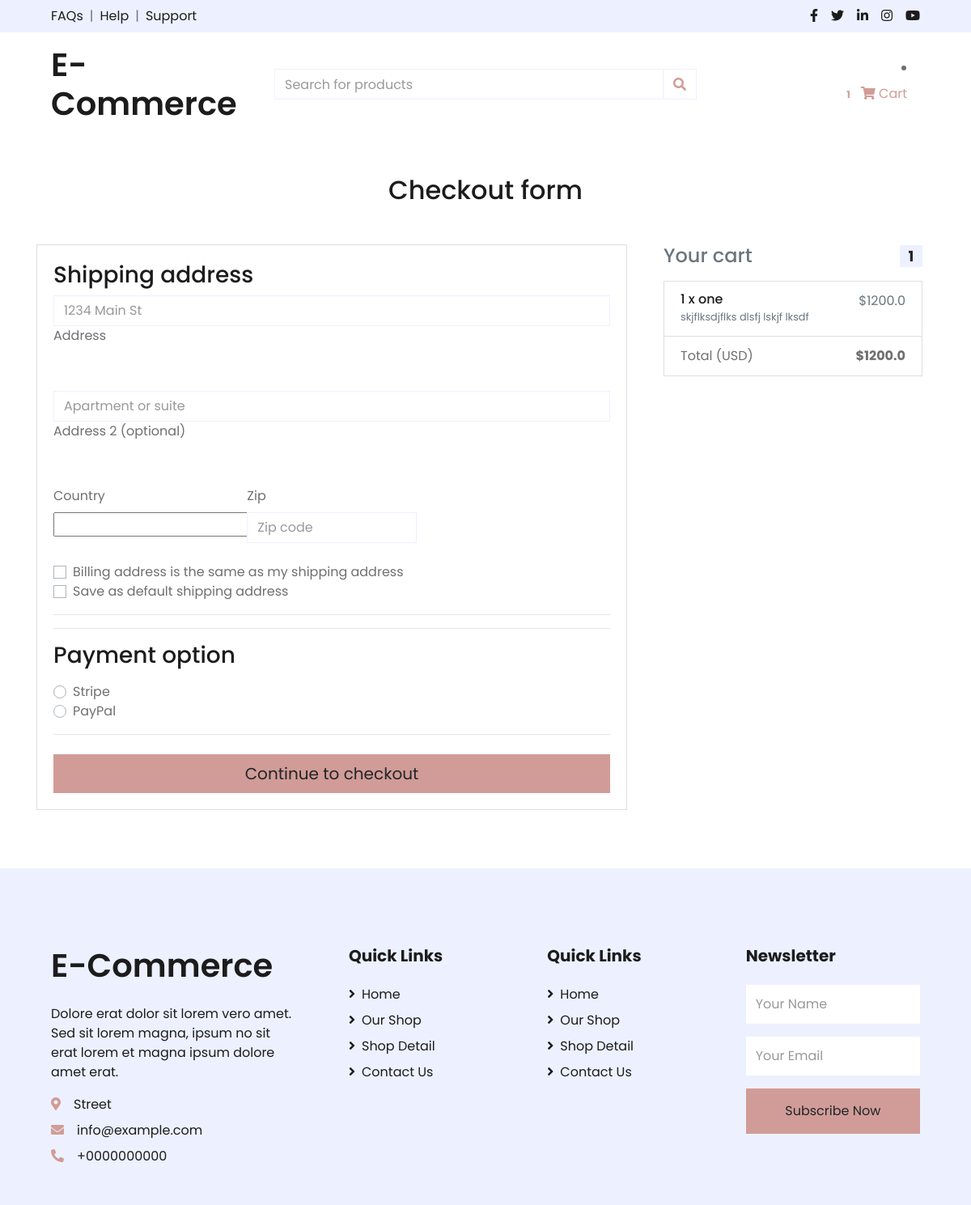
The app's page /checkout/ (signed in), older data.
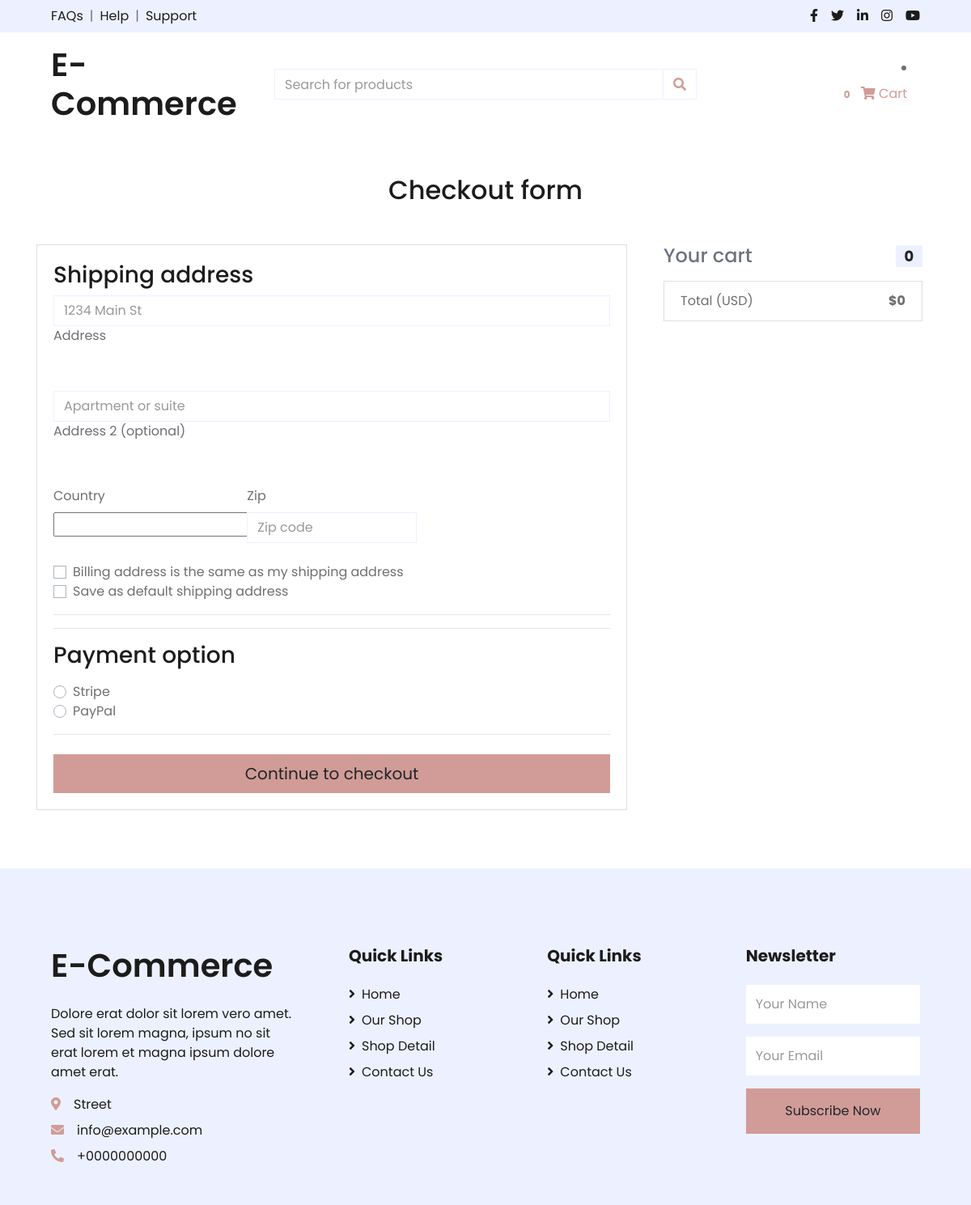
The same page, newer data.
### account/models.py (models this page shows)
class User(AbstractUser):
    profile_image = models.ImageField(upload_to = 'images', null=True)

### shop/models.py (models this page shows, shortened)
class Order(models.Model):
    user = models.ForeignKey (User, on_delete= models.CASCADE)
    items = models.ManyToManyField(OrderItem)
    start_date = models.DateTimeField(auto_now_add=True)
    ordered_date  = models.DateTimeField()
    ordered = models.BooleanField(default= False)
    billing_address = models.ForeignKey('BillingAddress', on_delete=  models.SET_NULL, blank= True,
                                        null= True)
    payment = models.ForeignKey('Payment', on_delete=models.SET_NULL, blank=True,
                                        null=True)
    def get_total (self):
        total = 0
        for order_item in self.items.all():
            total += order_item.get_total_price()
        return total

class OrderItem(models.Model):
    item = models.ForeignKey (Item , on_delete= models.CASCADE)
    quantity = models.IntegerField (default= 1)
    def get_total_price (self):
        return self.quantity * self.item.price

class Item(models.Model):
    uploader = models.ForeignKey(User, null=True, on_delete=models.SET_NULL, related_name='products')
    title = models.CharField(max_length= 100)
    slug = models.SlugField(unique= True)
    price = models.FloatField()
    image = models.ImageField(upload_to='images')
    description = models.TextField()
    category = models.ManyToManyField(Category, related_name='products')

### shop/views.py (the view, shortened to what this page needs)
# urls.py: path('checkout/',CheckOutView.as_view(), name = 'checkout'),
class CheckOutView( LoginRequiredMixin,  View):
    def get(self, *args, **kwargs):
        form = CheckOutForm()
        try:
            order = Order.objects.get(user=self.request.user, ordered=False)
            context = {'form': form, 'order':order}
            return render(self.request, 'checkout-page.html', context)
        except ObjectDoesNotExist:
            return redirect('/')

### shop/forms.py
class CheckOutForm(forms.Form):
    street_address = forms.CharField(
                                     widget=forms.TextInput(attrs={'placeholder': '1234  Str '}))
    apartment_address = forms.CharField(required=False,
                                        widget=forms.TextInput(attrs={'placeholder': 'Apartment or suite '})
                                        )
    country = CountryField(blank_label='(select country)').formfield(
        required=False,
        widget=CountrySelectWidget(attrs={
            'class': 'custom-select d-block w-100',
        }))
    zip = forms.CharField(required=False,
                                     widget=forms.TextInput(attrs={'placeholder': ''}))
    same_shipping_address = forms.BooleanField (required=False, widget= forms.CheckboxInput())
    save_info = forms.BooleanField (required=False, widget= forms.CheckboxInput())
    payment_option = forms.ChoiceField(
        widget=forms.RadioSelect, choices=PAYMENT_CHOICES)

### shop/templatetags/cart_template_tags.py (called while the page is built)
@register.filter
def cart_item_count(user):
    if user.is_authenticated:
        qs = Order.objects.filter(user = user , ordered = False)
        if qs.exists():
            return qs[0].items.count()
    return 0

### shop/templates/checkout-page.html (shortened to what this page needs)
{% extends 'base.html' %}
{% block main %}
<main >
    <div class="container wow fadeIn mt-5">
      <h2 class="my-5 h2 text-center">Checkout form</h2>
      <div class="row">
        <div class="col-md-8 mb-4">
          <div class="card">
            <form action="{%url 'shop:checkout' %}" method="POST" class="card-body">
              <h3>Shipping address</h3>
              <div class='hideable_shipping_form'>
                <div class="md-form mb-5">
                  <input type='text' placeholder='1234 Main St' id='street_address' name='street_address' class='form-control' />
                  <label for="street_address" class="">Address</label>
                </div>
                <div class="md-form mb-5">
                  <input type='text' placeholder='Apartment or suite' id='apartment_address' name='apartment_address' class='form-control' />
                  <label for="apartment_address" class="">Address 2 (optional)</label>
                </div>
                <div class="row">
                  <div class="col-lg-4 col-md-12 mb-4">
                    <label for="country">Country</label>
                    {{ form.country }}
                  </div>
                  <div class="col-lg-4 col-md-6 mb-4">
                    <label for="zip">Zip</label>
                    <input type='text' placeholder='Zip code' id='zip' name='zip' class='form-control' />
                  </div>
                </div>
                <div class="custom-control custom-checkbox">
                  <label class="custom-control-label" for="same_shipping_address">Billing address is the same as my shipping address</label>
                </div>
                <div class="custom-control custom-checkbox">
                  <label class="custom-control-label" for="save_info">Save as default shipping address</label>
                </div>
              </div>
              <hr>
              <hr>
              <h3>Payment option</h3>
              <div class="d-block my-3">
                {% for value, name in form.fields.payment_option.choices %}
                <div class="custom-control custom-radio">
                  <label class="custom-control-label" for="{{ name }}">{{ name }}</label>
                </div>
                {% endfor %}
              </div>
              <hr class="mb-4">
              <button class="btn btn-primary btn-lg btn-block" type="submit">Continue to checkout</button>
            </form>
          </div>
        </div>
           <div class="col-md-4 mb-4">
          {% include "order-snipped.html" %}
        </div>
      </div>
    </div>
  </main>
{% endblock %}

### shop/templates/base.html (shortened to what the changed rows need)
{% load static %}
{% load cart_template_tags %}
<!DOCTYPE html>
<html lang="en">
<head>
    <link href="https://cdnjs.cloudflare.com/ajax/libs/font-awesome/5.10.0/css/all.min.css" rel="stylesheet">
    <link rel="stylesheet" href="https://cdnjs.cloudflare.com/ajax/libs/OwlCarousel2/2.3.4/assets/owl.carousel.css">
    <link href="{% static 'shop/css/style.css' %}" rel="stylesheet">
</head>
<body>
    <div class="container-fluid">
        <div class="row align-items-center py-3 px-xl-5">
            <div class="col-lg-3 d-none d-lg-block">
                <a href="{% url 'shop:home' %}" class="text-decoration-none">
                    <h1 class="m-0 display-5 font-weight-semi-bold">E-Commerce</h1>
                </a>
            </div>
            <div class="col-lg-3 col-6 text-right">
                {% if user.is_authenticated %}
                <li class="nav-item">
                    <a class="nav-link waves-effect" href="{% url 'shop:order-summary' %}">
                      <span class="badge red z-depth-1 mr-1"> {{ request.user | cart_item_count }}</span>
                      <i class="fas fa-shopping-cart"></i>
                      <span class="clearfix d-none d-sm-inline-block"> Cart </span>
                    </a>
                  </li>
                {% endif %}
            </div>
        </div>
    </div>
   {% block main %}
   {% endblock %}
    <div class="container-fluid bg-secondary text-dark mt-5 pt-5">
        <div class="row px-xl-5 pt-5">
            <div class="col-lg-4 col-md-12 mb-5 pr-3 pr-xl-5">
                <a href="" class="text-decoration-none">
                    <h1 class="mb-4 display-5 font-weight-semi-bold">E-Commerce</h1>
                </a>
            </div>
        </div>
    </div>
</body>
</html>

### shop/templates/order-snipped.html
<div class="col-md-12 mb-4">
    <h4 class="d-flex justify-content-between align-items-center mb-3">
    <span class="text-muted">Your cart</span>
    <span class="badge badge-secondary badge-pill">{{ order.items.count }}</span>
    </h4>
    <ul class="list-group mb-3 z-depth-1">
    {% for order_item in order.items.all %}
    <li class="list-group-item d-flex justify-content-between lh-condensed">
        <div>
        <h6 class="my-0">{{ order_item.quantity }} x {{ order_item.item.title}}</h6>
        <small class="text-muted">{{ order_item.item.description}}</small>
        </div>
        <span class="text-muted">${{ order_item.get_total_price }}</span>
    </li>
    {% endfor %}
    <li class="list-group-item d-flex justify-content-between">
        <span>Total (USD)</span>
        <strong>${{ order.get_total }}</strong>
    </li>
    </ul>
</div>

Row changes from the older to the newer data that the page shows:
removed OrderItem: quantity "1", item "one", item.description "skjflksdjflks dlsfj lskjf lksdf", get_total_price "1200.0"
changed User: user|cart_item_count "1" → "0"
computed for Order: items.count "1" → "0"; get_total "1200.0" → "0"
